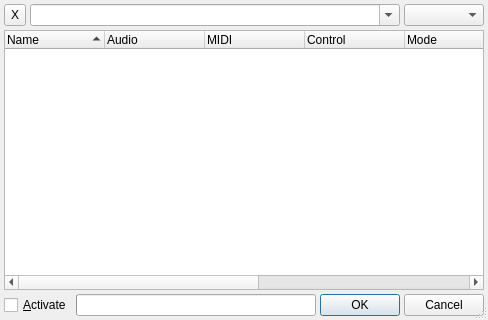
<ui version="4.0" >
 <author>rncbc aka Rui Nuno Capela</author>
 <comment>qtractor - An Audio/MIDI multi-track sequencer.

   Copyright (C) 2005-2010, rncbc aka Rui Nuno Capela. All rights reserved.

   This program is free software; you can redistribute it and/or
   modify it under the terms of the GNU General Public License
   as published by the Free Software Foundation; either version 2
   of the License, or (at your option) any later version.

   This program is distributed in the hope that it will be useful,
   but WITHOUT ANY WARRANTY; without even the implied warranty of
   MERCHANTABILITY or FITNESS FOR A PARTICULAR PURPOSE.  See the
   GNU General Public License for more details.

   You should have received a copy of the GNU General Public License along
   with this program; if not, write to the Free Software Foundation, Inc.,
   51 Franklin Street, Fifth Floor, Boston, MA 02110-1301 USA.

 </comment>
 <class>qtractorPluginSelectForm</class>
 <widget class="QDialog" name="qtractorPluginSelectForm" >
  <property name="geometry" >
   <rect>
    <x>0</x>
    <y>0</y>
    <width>480</width>
    <height>320</height>
   </rect>
  </property>
  <property name="windowTitle" >
   <string>Plugins - Qtractor</string>
  </property>
  <property name="sizeGripEnabled" >
   <bool>true</bool>
  </property>
  <layout class="QVBoxLayout" >
   <property name="margin" >
    <number>4</number>
   </property>
   <property name="spacing" >
    <number>4</number>
   </property>
   <item>
    <layout class="QHBoxLayout" >
     <property name="margin" >
      <number>0</number>
     </property>
     <property name="spacing" >
      <number>4</number>
     </property>
     <item>
      <widget class="QToolButton" name="PluginResetToolButton" >
       <property name="minimumSize" >
        <size>
         <width>22</width>
         <height>22</height>
        </size>
       </property>
       <property name="maximumSize" >
        <size>
         <width>22</width>
         <height>22</height>
        </size>
       </property>
       <property name="focusPolicy" >
        <enum>Qt::TabFocus</enum>
       </property>
       <property name="toolTip" >
        <string>Reset filter</string>
       </property>
       <property name="text" >
        <string>X</string>
       </property>
      </widget>
     </item>
     <item>
      <widget class="QComboBox" name="PluginSearchComboBox" >
       <property name="minimumSize" >
        <size>
         <width>320</width>
         <height>0</height>
        </size>
       </property>
       <property name="toolTip" >
        <string>Plugin search string (regular expression)</string>
       </property>
       <property name="editable" >
        <bool>true</bool>
       </property>
      </widget>
     </item>
     <item>
      <widget class="QComboBox" name="PluginTypeComboBox" >
       <property name="maximumSize" >
        <size>
         <width>80</width>
         <height>22</height>
        </size>
       </property>
       <property name="toolTip" >
        <string>Plugin type</string>
       </property>
       <property name="editable" >
        <bool>false</bool>
       </property>
      </widget>
     </item>
    </layout>
   </item>
   <item>
    <widget class="QTreeWidget" name="PluginListView" >
     <property name="minimumSize" >
      <size>
       <width>420</width>
       <height>0</height>
      </size>
     </property>
     <property name="toolTip" >
      <string>Available plugins</string>
     </property>
     <property name="alternatingRowColors" >
      <bool>true</bool>
     </property>
     <property name="selectionMode" >
      <enum>QAbstractItemView::ExtendedSelection</enum>
     </property>
     <property name="rootIsDecorated" >
      <bool>false</bool>
     </property>
     <property name="uniformRowHeights" >
      <bool>true</bool>
     </property>
     <property name="itemsExpandable" >
      <bool>false</bool>
     </property>
     <property name="allColumnsShowFocus" >
      <bool>true</bool>
     </property>
     <property name="sortingEnabled" >
      <bool>true</bool>
     </property>
     <column>
      <property name="text" >
       <string>Name</string>
      </property>
     </column>
     <column>
      <property name="text" >
       <string>Audio</string>
      </property>
     </column>
     <column>
      <property name="text" >
       <string>MIDI</string>
      </property>
     </column>
     <column>
      <property name="text" >
       <string>Control</string>
      </property>
     </column>
     <column>
      <property name="text" >
       <string>Mode</string>
      </property>
     </column>
     <column>
      <property name="text" >
       <string>Path</string>
      </property>
     </column>
     <column>
      <property name="text" >
       <string>Index</string>
      </property>
     </column>
     <column>
      <property name="text" >
       <string>Instances</string>
      </property>
     </column>
     <column>
      <property name="text" >
       <string>Type</string>
      </property>
     </column>
    </widget>
   </item>
   <item>
    <layout class="QHBoxLayout" >
     <property name="margin" >
      <number>0</number>
     </property>
     <property name="spacing" >
      <number>4</number>
     </property>
     <item>
      <widget class="QCheckBox" name="PluginActivateCheckBox" >
       <property name="text" >
        <string>&amp;Activate</string>
       </property>
       <property name="toolTip" >
        <string>Activate plugin on insert</string>
       </property>
       <property name="shortcut" >
        <string>Alt+A</string>
       </property>
      </widget>
     </item>
     <item>
      <widget class="QProgressBar" name="PluginTypeProgressBar" >
       <property name="minimumSize" >
        <size>
         <width>240</width>
         <height>0</height>
        </size>
       </property>
       <property name="toolTip" >
        <string>Plugin scanning in progress...</string>
       </property>
      </widget>
     </item>
     <item>
      <spacer>
       <property name="orientation" >
        <enum>Qt::Horizontal</enum>
       </property>
       <property name="sizeType" >
        <enum>QSizePolicy::Expanding</enum>
       </property>
       <property name="sizeHint" >
        <size>
         <width>20</width>
         <height>20</height>
        </size>
       </property>
      </spacer>
     </item>
     <item>
      <widget class="QPushButton" name="OkPushButton" >
       <property name="text" >
        <string>OK</string>
       </property>
       <property name="icon" >
        <iconset resource="qtractor.qrc" >:/images/formAccept.png</iconset>
       </property>
      </widget>
     </item>
     <item>
      <widget class="QPushButton" name="CancelPushButton" >
       <property name="text" >
        <string>Cancel</string>
       </property>
       <property name="icon" >
        <iconset resource="qtractor.qrc" >:/images/formReject.png</iconset>
       </property>
      </widget>
     </item>
    </layout>
   </item>
  </layout>
 </widget>
 <layoutdefault spacing="4" margin="4" />
 <tabstops>
  <tabstop>PluginResetToolButton</tabstop>
  <tabstop>PluginSearchComboBox</tabstop>
  <tabstop>PluginTypeComboBox</tabstop>
  <tabstop>PluginListView</tabstop>
  <tabstop>PluginActivateCheckBox</tabstop>
  <tabstop>OkPushButton</tabstop>
  <tabstop>CancelPushButton</tabstop>
 </tabstops>
 <resources>
  <include location="qtractor.qrc" />
 </resources>
 <connections/>
</ui>
